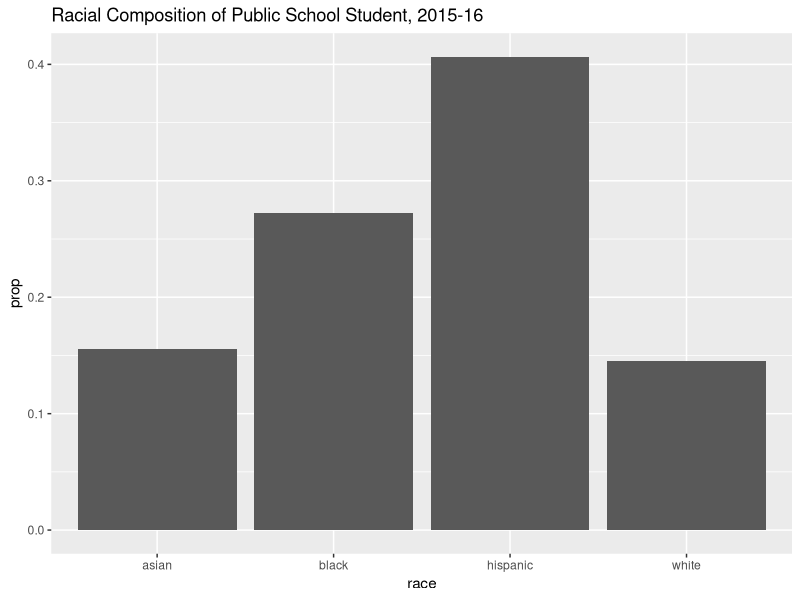

The R script that drew this image:
## ---- chunk 1
knitr::opts_chunk$set(echo = TRUE)
## ---- chunk 2
#
# Include code for one plot here
#
library(ggplot2)
library(dplyr)
library(readxl)
library(tidyr)

racial_comp <- read_excel("racial_comp.xlsx", 
    sheet = "School")

baseline <- racial_comp %>% 
  group_by(year) %>% 
  summarise(num_schools = length(name),
            total = sum(total), 
            white = sum(num_white), prop_white = round(sum(num_white)/sum(total), 2),
            asian = sum(num_asian), prop_asian = round(sum(num_asian)/sum(total), 2),
            black = sum(num_black), prop_black = round(sum(num_black)/sum(total), 2),
            hispanic = sum(num_hispanic), prop_hispanic = round(sum(num_hispanic)/sum(total), 2),
            poverty = sum(num_poverty), prop_poverty = round(sum(num_poverty)/sum(total), 2)) %>%
  filter(year == "2015-16" | year == "2014-15")

baseline_tidy <- baseline %>% 
  gather(key = race, value = number, `white`, `asian`, `black`, `hispanic`) %>% 
  select(year, num_schools, total, race, number) %>% 
  mutate(prop = number/total) %>% 
  filter(year == "2015-16")
  
ggplot(data = baseline_tidy, aes(x = race, y = prop)) +
  geom_bar(stat = "identity") +
  labs(title = "Racial Composition of Public School Student, 2015-16")
